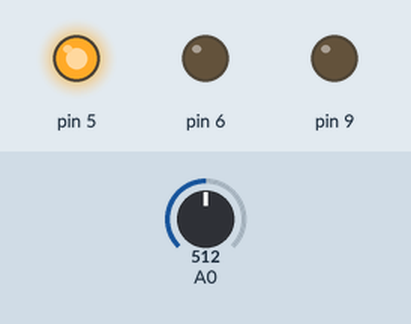
Bench run of a sketch on a simulated Arduino Uno, built with avr-gcc and run on an emulated ATmega328P. Shown: output pins drawn as LEDs (lit = HIGH). The test bench sets the inputs (shaded band); at power-on: A0 = 512.

Above: at 1.2 s.
1.3 s: A0 set to 527
At 2.1 s:
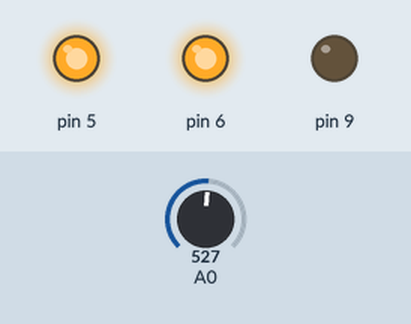
2.8 s: A0 set to 759
4.3 s: A0 set to 776
At 5.5 s:
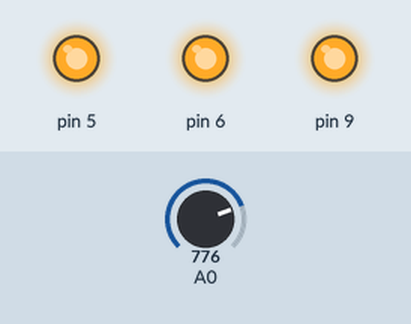
5.8 s: A0 set to 122
At 6.7 s:
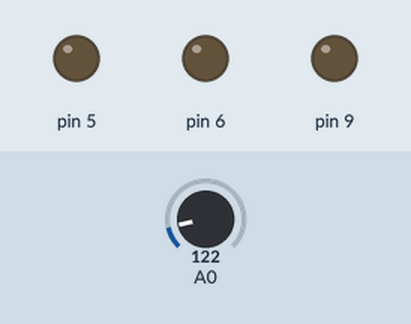
7.3 s: A0 set to 242
8.8 s: A0 set to 270
At 10.2 s:
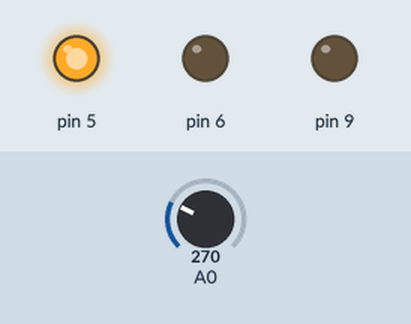
Timing chart, 0 to 11.3 s (numbered marks = the images above; inputs shaded):
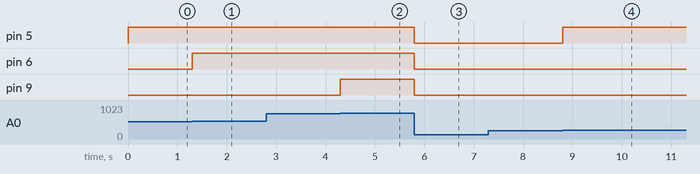

Measured:
- the behaviour switches between 512 and 513 on A0 (found by bisection; images 0 and 1)
- the behaviour switches between 768 and 769 on A0 (found by bisection; images 1 and 2)
- the behaviour switches between 256 and 257 on A0 (found by bisection; images 3 and 4)
- after the input at 1.3 s, pin 6: LOW → HIGH at once
- after the input at 2.8 s, every drawn part: stays the same
- after the input at 4.3 s, pin 9: LOW → HIGH at once
- after the input at 5.8 s, pin 5, pin 6, pin 9: HIGH → LOW at once
- after the input at 7.3 s, every drawn part: stays the same
- after the input at 8.8 s, pin 5: LOW → HIGH at once

The sketch:

levelmeter.ino.ino
```cpp
void setup() {
  // put your setup code here, to run once:
  pinMode(5, OUTPUT);
  pinMode(6, OUTPUT);
  pinMode(9, OUTPUT);
  pinMode(A0, INPUT);
}

void loop() {
  // put your main code here, to run repeatedly:
  int sensorValue = analogRead(A0);
  if (sensorValue > 1024 / 4) {
    digitalWrite(5, HIGH);
  } else {
    digitalWrite(5, LOW);
  }
  Serial.println(sensorValue);
  Serial.println(2 * 1024 / 4);
  Serial.println();
  if (sensorValue > 2 * 1024 / 4) {
    digitalWrite(6, HIGH);
  } else {
    digitalWrite(6, LOW);
  }
  if (sensorValue > 3 * 1024 / 4) {
    digitalWrite(9, HIGH);
  } else {
    digitalWrite(9, LOW);
  }
}
```
